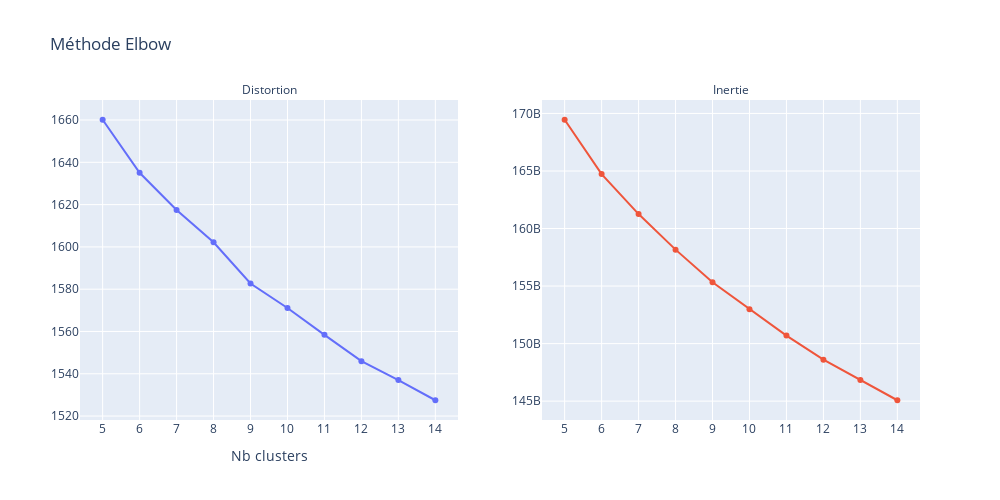

The notebook cell this image was saved under:
### Code cell
sub_plot_title = ["Distortion", "Inertie"]
fig = make_subplots(rows=1, cols=2, subplot_titles=tuple(sub_plot_title))
fig.update_annotations(font_size=12)

sub_fig = go.Scatter(x=np.array(nb_clusters), y=np.array(distortions), name='Distortion' , showlegend=False)
fig.add_trace(sub_fig, row=1, col=1)

sub_fig = go.Scatter(x=np.array(nb_clusters), y=np.array(inertias), name='Inertie' ,showlegend=False)
fig.add_trace(sub_fig, row=1, col=2)

fig.update_layout(
    xaxis_title="Nb clusters",
)

fig.update_layout(height=500, width=1000, title_text=f"Méthode Elbow")
fig.update_xaxes(dtick=1)
fig.show()

### Figure 1 — Plotly figure (JSON) as saved in the notebook; plotly's stock layout.template omitted (floating-point values rounded to 4 significant figures)
{"data": [{"name": "Distortion", "showlegend": false, "type": "scatter", "x": [5, 6, 7, 8, 9, 10, 11, 12, 13, 14], "xaxis": "x", "y": [1660.0, 1635.0, 1617.0, 1602.0, 1583.0, 1571.0, 1558.0, 1546.0, 1537.0, 1527.0], "yaxis": "y"}, {"name": "Inertie", "showlegend": false, "type": "scatter", "x": [5, 6, 7, 8, 9, 10, 11, 12, 13, 14], "xaxis": "x2", "y": [169500000000.0, 164700000000.0, 161300000000.0, 158200000000.0, 155300000000.0, 153000000000.0, 150700000000.0, 148600000000.0, 146800000000.0, 145100000000.0], "yaxis": "y2"}], "layout": {"annotations": [{"font": {"size": 12}, "showarrow": false, "text": "Distortion", "x": 0.225, "xanchor": "center", "xref": "paper", "y": 1, "yanchor": "bottom", "yref": "paper"}, {"font": {"size": 12}, "showarrow": false, "text": "Inertie", "x": 0.775, "xanchor": "center", "xref": "paper", "y": 1, "yanchor": "bottom", "yref": "paper"}], "height": 500, "title": {"text": "Méthode Elbow"}, "width": 1000, "xaxis": {"anchor": "y", "domain": [0, 0.45], "dtick": 1, "title": {"text": "Nb clusters"}}, "xaxis2": {"anchor": "y2", "domain": [0.55, 1], "dtick": 1}, "yaxis": {"anchor": "x", "domain": [0, 1]}, "yaxis2": {"anchor": "x2", "domain": [0, 1]}}}
